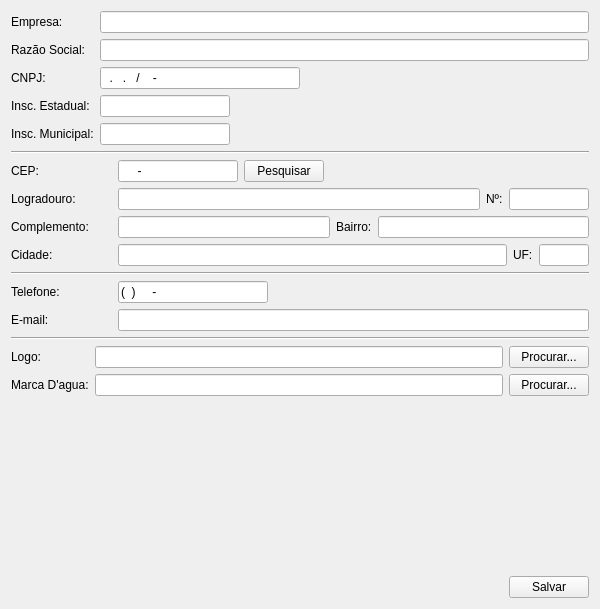
<?xml version="1.0" encoding="UTF-8"?>
<ui version="4.0">
 <class>NewBusiness</class>
 <widget class="QWidget" name="NewBusiness">
  <property name="geometry">
   <rect>
    <x>0</x>
    <y>0</y>
    <width>600</width>
    <height>609</height>
   </rect>
  </property>
  <property name="windowTitle">
   <string>NewBusiness</string>
  </property>
  <layout class="QGridLayout" name="gridLayout_8">
   <item row="0" column="0" colspan="2">
    <layout class="QFormLayout" name="formLayout">
     <item row="0" column="0">
      <widget class="QLabel" name="label">
       <property name="text">
        <string>Empresa:</string>
       </property>
      </widget>
     </item>
     <item row="0" column="1">
      <widget class="QLineEdit" name="le_business"/>
     </item>
     <item row="1" column="0">
      <widget class="QLabel" name="label_2">
       <property name="text">
        <string>Razão Social:</string>
       </property>
      </widget>
     </item>
     <item row="1" column="1">
      <widget class="QLineEdit" name="le_name"/>
     </item>
     <item row="2" column="0">
      <widget class="QLabel" name="label_3">
       <property name="text">
        <string>CNPJ:</string>
       </property>
      </widget>
     </item>
     <item row="2" column="1">
      <widget class="QLineEdit" name="le_cnpj">
       <property name="maximumSize">
        <size>
         <width>200</width>
         <height>16777215</height>
        </size>
       </property>
       <property name="inputMask">
        <string>00.000.000/0000-00</string>
       </property>
      </widget>
     </item>
     <item row="3" column="0">
      <widget class="QLabel" name="label_4">
       <property name="text">
        <string>Insc. Estadual:</string>
       </property>
      </widget>
     </item>
     <item row="3" column="1">
      <widget class="QLineEdit" name="le_ie">
       <property name="maximumSize">
        <size>
         <width>130</width>
         <height>16777215</height>
        </size>
       </property>
      </widget>
     </item>
     <item row="4" column="0">
      <widget class="QLabel" name="label_5">
       <property name="text">
        <string>Insc. Municipal:</string>
       </property>
      </widget>
     </item>
     <item row="4" column="1">
      <widget class="QLineEdit" name="le_im">
       <property name="maximumSize">
        <size>
         <width>130</width>
         <height>16777215</height>
        </size>
       </property>
      </widget>
     </item>
    </layout>
   </item>
   <item row="1" column="0" colspan="2">
    <widget class="Line" name="line">
     <property name="orientation">
      <enum>Qt::Horizontal</enum>
     </property>
    </widget>
   </item>
   <item row="2" column="0" colspan="2">
    <layout class="QFormLayout" name="formLayout_3">
     <item row="0" column="0">
      <widget class="QLabel" name="label_6">
       <property name="text">
        <string>CEP:</string>
       </property>
      </widget>
     </item>
     <item row="0" column="1">
      <layout class="QGridLayout" name="gridLayout">
       <item row="0" column="0">
        <widget class="QLineEdit" name="le_cep">
         <property name="maximumSize">
          <size>
           <width>120</width>
           <height>16777215</height>
          </size>
         </property>
         <property name="inputMask">
          <string>00000-000</string>
         </property>
        </widget>
       </item>
       <item row="0" column="1">
        <widget class="QPushButton" name="pushButton">
         <property name="text">
          <string>Pesquisar</string>
         </property>
        </widget>
       </item>
       <item row="0" column="2">
        <spacer name="horizontalSpacer">
         <property name="orientation">
          <enum>Qt::Horizontal</enum>
         </property>
         <property name="sizeHint" stdset="0">
          <size>
           <width>40</width>
           <height>20</height>
          </size>
         </property>
        </spacer>
       </item>
      </layout>
     </item>
     <item row="1" column="0">
      <widget class="QLabel" name="label_7">
       <property name="text">
        <string>Logradouro:</string>
       </property>
      </widget>
     </item>
     <item row="1" column="1">
      <layout class="QGridLayout" name="gridLayout_2">
       <item row="0" column="0">
        <widget class="QLineEdit" name="le_rua">
         <property name="readOnly">
          <bool>true</bool>
         </property>
        </widget>
       </item>
       <item row="0" column="1">
        <widget class="QLabel" name="label_12">
         <property name="text">
          <string>Nº:</string>
         </property>
        </widget>
       </item>
       <item row="0" column="2">
        <widget class="QLineEdit" name="le_numero">
         <property name="maximumSize">
          <size>
           <width>80</width>
           <height>16777215</height>
          </size>
         </property>
        </widget>
       </item>
      </layout>
     </item>
     <item row="2" column="0">
      <widget class="QLabel" name="label_8">
       <property name="minimumSize">
        <size>
         <width>101</width>
         <height>0</height>
        </size>
       </property>
       <property name="text">
        <string>Complemento:</string>
       </property>
      </widget>
     </item>
     <item row="2" column="1">
      <layout class="QGridLayout" name="gridLayout_3">
       <item row="0" column="0">
        <widget class="QLineEdit" name="le_complemento"/>
       </item>
       <item row="0" column="1">
        <widget class="QLabel" name="label_13">
         <property name="text">
          <string>Bairro:</string>
         </property>
        </widget>
       </item>
       <item row="0" column="2">
        <widget class="QLineEdit" name="le_bairro">
         <property name="readOnly">
          <bool>true</bool>
         </property>
        </widget>
       </item>
      </layout>
     </item>
     <item row="3" column="0">
      <widget class="QLabel" name="label_9">
       <property name="text">
        <string>Cidade:</string>
       </property>
      </widget>
     </item>
     <item row="3" column="1">
      <layout class="QGridLayout" name="gridLayout_4">
       <item row="0" column="0">
        <widget class="QLineEdit" name="le_cidade">
         <property name="readOnly">
          <bool>true</bool>
         </property>
        </widget>
       </item>
       <item row="0" column="1">
        <widget class="QLabel" name="label_14">
         <property name="text">
          <string>UF:</string>
         </property>
        </widget>
       </item>
       <item row="0" column="2">
        <widget class="QLineEdit" name="le_uf">
         <property name="maximumSize">
          <size>
           <width>50</width>
           <height>16777215</height>
          </size>
         </property>
         <property name="readOnly">
          <bool>true</bool>
         </property>
        </widget>
       </item>
      </layout>
     </item>
    </layout>
   </item>
   <item row="3" column="0" colspan="2">
    <widget class="Line" name="line_2">
     <property name="orientation">
      <enum>Qt::Horizontal</enum>
     </property>
    </widget>
   </item>
   <item row="4" column="0" colspan="2">
    <layout class="QFormLayout" name="formLayout_2">
     <item row="0" column="0">
      <widget class="QLabel" name="label_10">
       <property name="minimumSize">
        <size>
         <width>101</width>
         <height>0</height>
        </size>
       </property>
       <property name="text">
        <string>Telefone:</string>
       </property>
      </widget>
     </item>
     <item row="0" column="1">
      <widget class="QLineEdit" name="le_phone">
       <property name="maximumSize">
        <size>
         <width>150</width>
         <height>16777215</height>
        </size>
       </property>
       <property name="inputMask">
        <string>(00) 0000-0000</string>
       </property>
      </widget>
     </item>
     <item row="1" column="0">
      <widget class="QLabel" name="label_11">
       <property name="text">
        <string>E-mail:</string>
       </property>
      </widget>
     </item>
     <item row="1" column="1">
      <widget class="QLineEdit" name="le_email"/>
     </item>
    </layout>
   </item>
   <item row="5" column="0" colspan="2">
    <widget class="Line" name="line_3">
     <property name="orientation">
      <enum>Qt::Horizontal</enum>
     </property>
    </widget>
   </item>
   <item row="6" column="0" colspan="2">
    <layout class="QGridLayout" name="gridLayout_7">
     <item row="0" column="0">
      <widget class="QLabel" name="label_15">
       <property name="text">
        <string>Logo:</string>
       </property>
      </widget>
     </item>
     <item row="0" column="1">
      <layout class="QGridLayout" name="gridLayout_5">
       <item row="0" column="0">
        <widget class="QLineEdit" name="le_logo"/>
       </item>
       <item row="0" column="1">
        <widget class="QPushButton" name="pushButton_3">
         <property name="text">
          <string>Procurar...</string>
         </property>
        </widget>
       </item>
      </layout>
     </item>
     <item row="1" column="0">
      <widget class="QLabel" name="label_16">
       <property name="text">
        <string>Marca D'agua:</string>
       </property>
      </widget>
     </item>
     <item row="1" column="1">
      <layout class="QGridLayout" name="gridLayout_6">
       <item row="0" column="0">
        <widget class="QLineEdit" name="le_bg"/>
       </item>
       <item row="0" column="1">
        <widget class="QPushButton" name="pushButton_4">
         <property name="text">
          <string>Procurar...</string>
         </property>
        </widget>
       </item>
      </layout>
     </item>
    </layout>
   </item>
   <item row="7" column="1">
    <spacer name="verticalSpacer">
     <property name="orientation">
      <enum>Qt::Vertical</enum>
     </property>
     <property name="sizeHint" stdset="0">
      <size>
       <width>20</width>
       <height>6</height>
      </size>
     </property>
    </spacer>
   </item>
   <item row="8" column="0">
    <spacer name="horizontalSpacer_2">
     <property name="orientation">
      <enum>Qt::Horizontal</enum>
     </property>
     <property name="sizeHint" stdset="0">
      <size>
       <width>488</width>
       <height>20</height>
      </size>
     </property>
    </spacer>
   </item>
   <item row="8" column="1">
    <widget class="QPushButton" name="pushButton_2">
     <property name="text">
      <string>Salvar</string>
     </property>
    </widget>
   </item>
  </layout>
 </widget>
 <resources/>
 <connections>
  <connection>
   <sender>pushButton_2</sender>
   <signal>clicked()</signal>
   <receiver>NewBusiness</receiver>
   <slot>registerBusiness()</slot>
   <hints>
    <hint type="sourcelabel">
     <x>534</x>
     <y>584</y>
    </hint>
    <hint type="destinationlabel">
     <x>489</x>
     <y>490</y>
    </hint>
   </hints>
  </connection>
  <connection>
   <sender>pushButton</sender>
   <signal>clicked()</signal>
   <receiver>NewBusiness</receiver>
   <slot>populateAddr()</slot>
   <hints>
    <hint type="sourcelabel">
     <x>299</x>
     <y>236</y>
    </hint>
    <hint type="destinationlabel">
     <x>300</x>
     <y>503</y>
    </hint>
   </hints>
  </connection>
  <connection>
   <sender>pushButton_3</sender>
   <signal>clicked()</signal>
   <receiver>NewBusiness</receiver>
   <slot>browserLogo()</slot>
   <hints>
    <hint type="sourcelabel">
     <x>560</x>
     <y>503</y>
    </hint>
    <hint type="destinationlabel">
     <x>425</x>
     <y>568</y>
    </hint>
   </hints>
  </connection>
  <connection>
   <sender>pushButton_4</sender>
   <signal>clicked()</signal>
   <receiver>NewBusiness</receiver>
   <slot>browserBg()</slot>
   <hints>
    <hint type="sourcelabel">
     <x>552</x>
     <y>542</y>
    </hint>
    <hint type="destinationlabel">
     <x>262</x>
     <y>571</y>
    </hint>
   </hints>
  </connection>
 </connections>
 <slots>
  <slot>registerBusiness()</slot>
  <slot>populateAddr()</slot>
  <slot>browserLogo()</slot>
  <slot>browserBg()</slot>
 </slots>
</ui>
